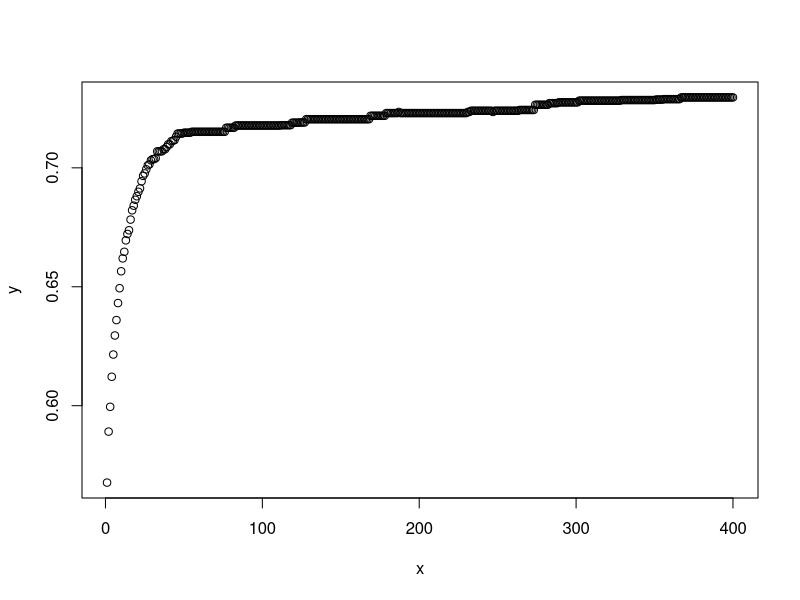
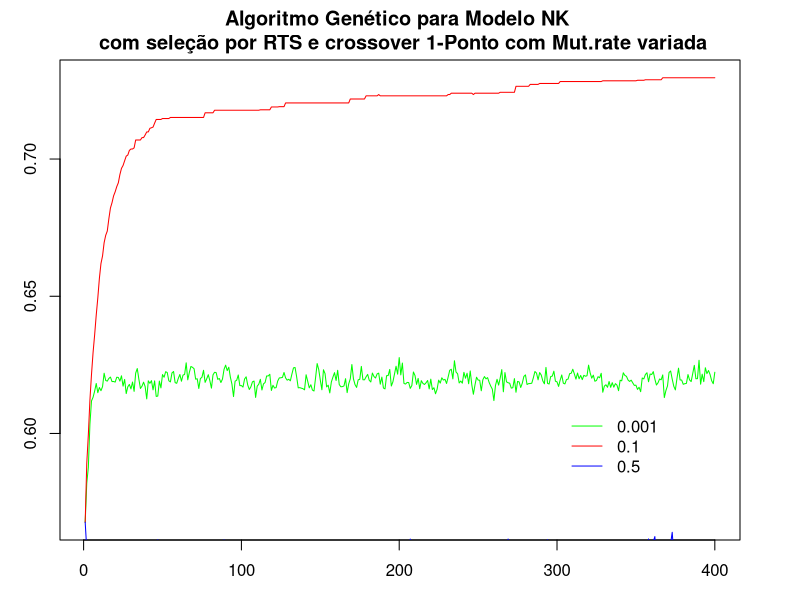

Reproduce these figures in R, in order.
y <-
  c(
    0.5676680493354798,
    0.5891028141975403,
    0.5995286345481873,
    0.6121585863828659,
    0.6215087634325027,
    0.6295150750875473,
    0.6359887462854386,
    0.6431410187482833,
    0.6493901759386063,
    0.6565109884738922,
    0.6619284248352051,
    0.664694647192955,
    0.6695019441843033,
    0.672193956375122,
    0.6737511938810349,
    0.6782331424951553,
    0.6821428561210632,
    0.68408467233181,
    0.6865698313713073,
    0.688057889342308,
    0.6899268895387649,
    0.6913336980342865,
    0.6943408423662185,
    0.6966029077768325,
    0.6976481705904007,
    0.6993688666820526,
    0.7010572654008865,
    0.7014371877908707,
    0.7031419676542282,
    0.7036369419097901,
    0.7036553364992142,
    0.7040537869930268,
    0.7069292932748794,
    0.7069292932748794,
    0.7069292932748794,
    0.7069292932748794,
    0.7078037589788437,
    0.7078037589788437,
    0.7087663686275483,
    0.7098771399259567,
    0.7098771399259567,
    0.7111829036474228,
    0.7113938117027283,
    0.7116365975141525,
    0.7130741626024246,
    0.7144131338596345,
    0.7144131338596345,
    0.7144131338596345,
    0.7144131338596345,
    0.7147586578130722,
    0.7147586578130722,
    0.7147586578130722,
    0.7147586578130722,
    0.7147586578130722,
    0.7151380378007889,
    0.7151380378007889,
    0.7151380378007889,
    0.7151380378007889,
    0.7151380378007889,
    0.7151380378007889,
    0.7151380378007889,
    0.7151380378007889,
    0.7151380378007889,
    0.7151380378007889,
    0.7151380378007889,
    0.7151380378007889,
    0.7151380378007889,
    0.7151380378007889,
    0.7151380378007889,
    0.7151380378007889,
    0.7151380378007889,
    0.7151380378007889,
    0.7151380378007889,
    0.7151380378007889,
    0.7151380378007889,
    0.7151380378007889,
    0.7168466591835022,
    0.7168466591835022,
    0.7168466591835022,
    0.7168466591835022,
    0.7168466591835022,
    0.7168466591835022,
    0.717780874967575,
    0.717780874967575,
    0.717780874967575,
    0.717780874967575,
    0.717780874967575,
    0.717780874967575,
    0.717780874967575,
    0.717780874967575,
    0.717780874967575,
    0.717780874967575,
    0.717780874967575,
    0.717780874967575,
    0.717780874967575,
    0.717780874967575,
    0.717780874967575,
    0.717780874967575,
    0.717780874967575,
    0.717780874967575,
    0.717780874967575,
    0.717780874967575,
    0.717780874967575,
    0.717780874967575,
    0.717780874967575,
    0.717780874967575,
    0.717780874967575,
    0.717780874967575,
    0.717780874967575,
    0.717780874967575,
    0.717780874967575,
    0.7179283291101456,
    0.7179283291101456,
    0.7179283291101456,
    0.7179283291101456,
    0.7179283291101456,
    0.7179283291101456,
    0.7179283291101456,
    0.7189695477485657,
    0.7189695477485657,
    0.7189695477485657,
    0.7189695477485657,
    0.7189695477485657,
    0.7190708500146866,
    0.7190708500146866,
    0.7190708500146866,
    0.7190708500146866,
    0.7204397618770599,
    0.7204397618770599,
    0.7204397618770599,
    0.7204397618770599,
    0.7204397618770599,
    0.7204397618770599,
    0.7204397618770599,
    0.7204397618770599,
    0.7204397618770599,
    0.7204397618770599,
    0.7204397618770599,
    0.7204397618770599,
    0.7204397618770599,
    0.7204397618770599,
    0.7204397618770599,
    0.7204397618770599,
    0.7204397618770599,
    0.7204397618770599,
    0.7204397618770599,
    0.7204397618770599,
    0.7204397618770599,
    0.7204397618770599,
    0.7204397618770599,
    0.7204397618770599,
    0.7204397618770599,
    0.7204397618770599,
    0.7204397618770599,
    0.7204397618770599,
    0.7204397618770599,
    0.7204397618770599,
    0.7204397618770599,
    0.7204397618770599,
    0.7204397618770599,
    0.7204397618770599,
    0.7204397618770599,
    0.7204397618770599,
    0.7204397618770599,
    0.7204397618770599,
    0.7204397618770599,
    0.7204397618770599,
    0.7204397618770599,
    0.7218759447336197,
    0.7218759447336197,
    0.7218759447336197,
    0.7218759447336197,
    0.7218759447336197,
    0.7218759447336197,
    0.7218759447336197,
    0.7218759447336197,
    0.7218759447336197,
    0.7218759447336197,
    0.7230191493034362,
    0.7230191493034362,
    0.7230191493034362,
    0.7230191493034362,
    0.7230191493034362,
    0.7230191493034362,
    0.7230191493034362,
    0.7230191493034362,
    0.7234906709194183,
    0.7230191493034362,
    0.7230191493034362,
    0.7230191493034362,
    0.7230191493034362,
    0.7230191493034362,
    0.7230191493034362,
    0.7230191493034362,
    0.7230191493034362,
    0.7230191493034362,
    0.7230191493034362,
    0.7230191493034362,
    0.7230191493034362,
    0.7230191493034362,
    0.7230191493034362,
    0.7230191493034362,
    0.7230191493034362,
    0.7230191493034362,
    0.7230191493034362,
    0.7230191493034362,
    0.7230191493034362,
    0.7230191493034362,
    0.7230191493034362,
    0.7230191493034362,
    0.7230191493034362,
    0.7230191493034362,
    0.7230191493034362,
    0.7230191493034362,
    0.7230191493034362,
    0.7230191493034362,
    0.7230191493034362,
    0.7230191493034362,
    0.7230191493034362,
    0.7230191493034362,
    0.7230191493034362,
    0.7230191493034362,
    0.7230191493034362,
    0.7230191493034362,
    0.7230191493034362,
    0.7230191493034362,
    0.7230191493034362,
    0.7230191493034362,
    0.7230191493034362,
    0.7230191493034362,
    0.7234906709194183,
    0.7234906709194183,
    0.72398024559021,
    0.72398024559021,
    0.72398024559021,
    0.72398024559021,
    0.72398024559021,
    0.72398024559021,
    0.72398024559021,
    0.72398024559021,
    0.72398024559021,
    0.72398024559021,
    0.72398024559021,
    0.72398024559021,
    0.72398024559021,
    0.72398024559021,
    0.7234906709194183,
    0.72398024559021,
    0.72398024559021,
    0.72398024559021,
    0.72398024559021,
    0.72398024559021,
    0.72398024559021,
    0.72398024559021,
    0.72398024559021,
    0.72398024559021,
    0.72398024559021,
    0.72398024559021,
    0.72398024559021,
    0.72398024559021,
    0.72398024559021,
    0.72398024559021,
    0.72398024559021,
    0.7243138086795807,
    0.7243138086795807,
    0.7243138086795807,
    0.7243138086795807,
    0.7243138086795807,
    0.7243138086795807,
    0.7243138086795807,
    0.7243138086795807,
    0.7243138086795807,
    0.7243138086795807,
    0.7264988100528718,
    0.7264988100528718,
    0.7264988100528718,
    0.7264988100528718,
    0.7264988100528718,
    0.7264988100528718,
    0.7264988100528718,
    0.7264988100528718,
    0.7264988100528718,
    0.7271909952163697,
    0.7271909952163697,
    0.7271909952163697,
    0.7271909952163697,
    0.7271909952163697,
    0.7271909952163697,
    0.7275290322303772,
    0.7275290322303772,
    0.7275290322303772,
    0.7275290322303772,
    0.7275290322303772,
    0.7275290322303772,
    0.7275290322303772,
    0.7275290322303772,
    0.7275290322303772,
    0.7275290322303772,
    0.7275290322303772,
    0.7275290322303772,
    0.7275290322303772,
    0.7282332879304886,
    0.7282332879304886,
    0.7282332879304886,
    0.7282332879304886,
    0.7282332879304886,
    0.7282332879304886,
    0.7282332879304886,
    0.7282332879304886,
    0.7282332879304886,
    0.7282332879304886,
    0.7282332879304886,
    0.7282332879304886,
    0.7282332879304886,
    0.7282332879304886,
    0.7282332879304886,
    0.7282332879304886,
    0.7282332879304886,
    0.7282332879304886,
    0.7282332879304886,
    0.7282332879304886,
    0.7282332879304886,
    0.7282332879304886,
    0.7282332879304886,
    0.7282332879304886,
    0.7282332879304886,
    0.7282332879304886,
    0.7282332879304886,
    0.7284938025474549,
    0.7284938025474549,
    0.7284938025474549,
    0.7284938025474549,
    0.7284938025474549,
    0.7284938025474549,
    0.7284938025474549,
    0.7284938025474549,
    0.7284938025474549,
    0.7284938025474549,
    0.7284938025474549,
    0.7284938025474549,
    0.7284938025474549,
    0.7284938025474549,
    0.7284938025474549,
    0.7284938025474549,
    0.7284938025474549,
    0.7284938025474549,
    0.7284938025474549,
    0.7284938025474549,
    0.7284938025474549,
    0.7284938025474549,
    0.728689450621605,
    0.728689450621605,
    0.728689450621605,
    0.728689450621605,
    0.728689450621605,
    0.7288783353567123,
    0.7288783353567123,
    0.7288783353567123,
    0.7288783353567123,
    0.7288783353567123,
    0.7288783353567123,
    0.7288783353567123,
    0.7288783353567123,
    0.7288783353567123,
    0.7288783353567123,
    0.7288783353567123,
    0.7296014904975892,
    0.7296014904975892,
    0.7296014904975892,
    0.7296014904975892,
    0.7296014904975892,
    0.7296014904975892,
    0.7296014904975892,
    0.7296014904975892,
    0.7296014904975892,
    0.7296014904975892,
    0.7296014904975892,
    0.7296014904975892,
    0.7296014904975892,
    0.7296014904975892,
    0.7296014904975892,
    0.7296014904975892,
    0.7296014904975892,
    0.7296014904975892,
    0.7296014904975892,
    0.7296014904975892,
    0.7296014904975892,
    0.7296014904975892,
    0.7296014904975892,
    0.7296014904975892,
    0.7296014904975892,
    0.7296014904975892,
    0.7296014904975892,
    0.7296014904975892,
    0.7296014904975892,
    0.7296014904975892,
    0.7296014904975892,
    0.7296014904975892,
    0.7296014904975892,
    0.7296014904975892
  )
y2 <-
  c(
    0.5676680493354798,
    0.5818697845935822,
    0.5876493495702744,
    0.6034215289354324,
    0.6118622845411301,
    0.6132039493322372,
    0.6154538744688034,
    0.6182200109958649,
    0.6148596245050431,
    0.6167560255527497,
    0.6155938893556595,
    0.6170609033107758,
    0.6219536978006363,
    0.6193181109428406,
    0.6190766966342927,
    0.6200587463378906,
    0.6205497938394546,
    0.6189209389686584,
    0.6189383095502854,
    0.6187267357110977,
    0.6205021435022354,
    0.620412922501564,
    0.6190772193670273,
    0.6210157489776611,
    0.6172463339567185,
    0.6196881252527237,
    0.6145323264598846,
    0.6169980722665787,
    0.6178773999214172,
    0.6162364625930786,
    0.6187552314996719,
    0.6153472989797593,
    0.6220126217603683,
    0.6236644142866135,
    0.6198595488071441,
    0.616399729847908,
    0.6172287714481354,
    0.6186951464414596,
    0.6170665872097015,
    0.6126049816608429,
    0.6191858625411988,
    0.6182669502496719,
    0.6192452865839004,
    0.6159014403820038,
    0.6191679906845092,
    0.6135092079639435,
    0.6136268627643585,
    0.6190887874364853,
    0.6166119933128357,
    0.6214607304334641,
    0.6204912501573563,
    0.6225131970643997,
    0.6222054225206375,
    0.6192138087749481,
    0.6187819546461105,
    0.6220702415704727,
    0.6225813633203506,
    0.6185188764333724,
    0.618278141617775,
    0.6200727039575576,
    0.6214990049600602,
    0.6190428006649017,
    0.6212807768583297,
    0.6215116381645203,
    0.6257368403673172,
    0.6195506316423416,
    0.6222397416830063,
    0.6244164949655533,
    0.6241096502542496,
    0.623593909740448,
    0.6197885304689408,
    0.6199437540769577,
    0.6164003843069077,
    0.6199934881925583,
    0.620486308336258,
    0.6230230641365051,
    0.6186179840564727,
    0.6199010074138641,
    0.6214227223396301,
    0.6192577719688416,
    0.6165203213691711,
    0.6213429820537567,
    0.6223081123828887,
    0.6221761268377304,
    0.6197229564189911,
    0.6200414657592773,
    0.61857366502285,
    0.6198168778419495,
    0.6233771914243698,
    0.6248975992202759,
    0.6229094690084458,
    0.6241373509168625,
    0.6205260610580444,
    0.6179609960317611,
    0.6134412062168121,
    0.6190841567516326,
    0.6193757992982865,
    0.6213138806819916,
    0.6174213325977326,
    0.6174568653106689,
    0.6169032508134842,
    0.6198407983779908,
    0.6206406992673874,
    0.6176610672473908,
    0.6160293060541153,
    0.6170276510715484,
    0.6188172167539596,
    0.6191034442186356,
    0.6131408143043519,
    0.6172298532724381,
    0.6179545205831528,
    0.6197394442558288,
    0.6158436930179596,
    0.6180818545818328,
    0.6185664594173431,
    0.620960413813591,
    0.6209591966867447,
    0.6215708041191101,
    0.6156757253408432,
    0.6175505244731903,
    0.6165705579519272,
    0.6167175859212876,
    0.6191037178039551,
    0.6202438569068909,
    0.6203006708621979,
    0.6204238307476043,
    0.6222217220067978,
    0.6202490389347076,
    0.6194278073310852,
    0.6197604632377625,
    0.6191865956783295,
    0.6216488063335419,
    0.6239155495166778,
    0.6240410315990448,
    0.6206592708826065,
    0.6166288125514984,
    0.6167068755626679,
    0.6164996480941772,
    0.616328907608986,
    0.615905585885048,
    0.621391127705574,
    0.6190550112724305,
    0.6166215527057648,
    0.6177624261379242,
    0.615823678970337,
    0.61547454059124,
    0.6203234738111496,
    0.625467895269394,
    0.6232846689224243,
    0.6194256019592285,
    0.6159290051460267,
    0.623223135471344,
    0.621801341176033,
    0.616981600522995,
    0.6175932091474533,
    0.6147802007198334,
    0.6187633401155472,
    0.6205404311418533,
    0.6221696674823761,
    0.6193005794286728,
    0.6230150848627091,
    0.6178286623954773,
    0.6170173162221908,
    0.6170771551132203,
    0.6173286664485932,
    0.6199681341648102,
    0.6148819947242736,
    0.6181000888347625,
    0.6199119317531586,
    0.6251179629564285,
    0.6198979717493057,
    0.6177968126535416,
    0.6167836213111877,
    0.6195640528202057,
    0.6197135865688324,
    0.6244370186328888,
    0.619583910703659,
    0.6195420932769775,
    0.6206379926204681,
    0.6215377122163772,
    0.6193943226337433,
    0.6187687414884567,
    0.6220167899131774,
    0.6207470506429672,
    0.62021311044693,
    0.621706463098526,
    0.621995924115181,
    0.6179621767997742,
    0.6205359554290771,
    0.616560623049736,
    0.6162502902746201,
    0.6210748076438903,
    0.6210991227626801,
    0.6233343487977981,
    0.6172958815097809,
    0.6188169431686401,
    0.6216470140218735,
    0.6245008158683777,
    0.6216096615791321,
    0.6276501280069351,
    0.6213437175750732,
    0.625661450624466,
    0.6182342964410782,
    0.618006626367569,
    0.6185898739099502,
    0.618572895526886,
    0.6164386081695556,
    0.6174760723114013,
    0.6224067622423172,
    0.6211178553104401,
    0.6178844702243805,
    0.620070578455925,
    0.6163076132535934,
    0.6192361122369766,
    0.6182603019475937,
    0.6178495055437088,
    0.6184704256057739,
    0.6193154484033585,
    0.6162364488840103,
    0.619792942404747,
    0.616006001830101,
    0.6166660177707672,
    0.6144724601507187,
    0.6161045932769775,
    0.6194315195083618,
    0.6183505785465241,
    0.6202820926904679,
    0.6194714057445526,
    0.6197153282165527,
    0.6182205307483674,
    0.6205445057153702,
    0.6230136907100677,
    0.6234070205688477,
    0.6198817831277847,
    0.6264948385953903,
    0.622399708032608,
    0.6217469435930252,
    0.6184032791852951,
    0.6191051828861237,
    0.6183428257703781,
    0.6222804051637649,
    0.6201355707645416,
    0.6219467180967331,
    0.6181247770786286,
    0.6227868592739105,
    0.6177349096536636,
    0.6142921245098114,
    0.6176396399736405,
    0.6205013167858123,
    0.6194724237918854,
    0.6193879264593124,
    0.6155631220340729,
    0.6195900428295136,
    0.6207331144809722,
    0.6198971730470657,
    0.6203536856174469,
    0.6185754585266113,
    0.6172578620910645,
    0.6161626297235488,
    0.6119900351762771,
    0.6175010323524475,
    0.6197441375255585,
    0.6176237177848816,
    0.6202287149429321,
    0.6232752484083176,
    0.615192214846611,
    0.6221913230419159,
    0.6188065648078919,
    0.6184870874881745,
    0.6183131659030914,
    0.6165318250656128,
    0.6166682887077332,
    0.6199888813495636,
    0.6150214767456055,
    0.6189610040187836,
    0.6187841510772705,
    0.6167575013637543,
    0.6183321928977966,
    0.6207939183712006,
    0.6213451796770095,
    0.6178490215539932,
    0.6181659710407257,
    0.6182079720497131,
    0.6183084613084793,
    0.6202925407886505,
    0.6225778913497925,
    0.6220082366466522,
    0.61954540848732,
    0.6221897274255752,
    0.6212948590517045,
    0.6191521871089936,
    0.6180986201763153,
    0.6240686964988709,
    0.6182503539323807,
    0.6180221349000931,
    0.6207480412721634,
    0.620896714925766,
    0.6226991665363312,
    0.6190353506803512,
    0.6188130569458008,
    0.6171506124734879,
    0.6194517105817795,
    0.6213244754076004,
    0.6183185982704162,
    0.6180579257011414,
    0.61965540766716,
    0.6198042804002761,
    0.6217936158180237,
    0.6219434386491776,
    0.6234109681844712,
    0.6216754806041718,
    0.6198038250207901,
    0.6220296102762223,
    0.6199312877655029,
    0.6211403679847717,
    0.6196291846036911,
    0.6211851507425308,
    0.6208685874938965,
    0.6210222089290619,
    0.6249032455682755,
    0.6220737171173095,
    0.6201533591747284,
    0.6212454414367676,
    0.619030659198761,
    0.619316092133522,
    0.6206951105594635,
    0.6202980625629425,
    0.6219353139400482,
    0.6150318819284439,
    0.6172652274370194,
    0.6177533084154129,
    0.6168352603912354,
    0.6189368999004364,
    0.6168140876293182,
    0.6185237330198288,
    0.6168823993206024,
    0.6181646478176117,
    0.6176113045215607,
    0.6155937987565995,
    0.6194053000211716,
    0.6191797620058059,
    0.622114726305008,
    0.621153797507286,
    0.6208322781324387,
    0.6194931834936142,
    0.6189607840776443,
    0.6194300866127014,
    0.618441486954689,
    0.617504112124443,
    0.6176136857271195,
    0.6160639894008636,
    0.6168368101119995,
    0.6152263820171356,
    0.6202110832929612,
    0.6198848956823348,
    0.6214885330200195,
    0.6221279960870743,
    0.6188517874479293,
    0.6216726648807526,
    0.6214856451749802,
    0.6225250083208084,
    0.6198234397172928,
    0.6176598221063614,
    0.6184488308429718,
    0.6198623985052109,
    0.6195666825771332,
    0.6213374871015549,
    0.6130854600667953,
    0.6156121850013733,
    0.6172995829582214,
    0.62222811460495,
    0.6227707850933075,
    0.6198168045282364,
    0.617210396528244,
    0.6158774203062057,
    0.6199845272302628,
    0.6237946254014969,
    0.6195026713609696,
    0.6194661283493041,
    0.6179245436191558,
    0.618142638206482,
    0.6182441449165345,
    0.6214680087566375,
    0.6195164775848389,
    0.6189098888635636,
    0.6218293571472168,
    0.6248175138235093,
    0.6199424749612809,
    0.619972630739212,
    0.6266693425178528,
    0.6179572421312333,
    0.6216060668230057,
    0.6188807463645936,
    0.6239483922719955,
    0.6218134272098541,
    0.6229513865709305,
    0.6214619696140289,
    0.619233928322792,
    0.6181279826164245,
    0.6223076206445693
  )
y3 <-
  c(
    0.5676680493354798,
    0.5577575653791428,
    0.5553295159339905,
    0.5539904177188874,
    0.554081414937973,
    0.5565822458267212,
    0.5593104845285416,
    0.5531391376256942,
    0.5591729336977005,
    0.5554825967550278,
    0.5574595910310746,
    0.5560909539461136,
    0.5572312116622925,
    0.5585920518636703,
    0.5593585354089737,
    0.556085074543953,
    0.5505253338813781,
    0.552153804898262,
    0.5531822788715363,
    0.5601734679937362,
    0.55596137881279,
    0.5568519431352615,
    0.552542908191681,
    0.554793867468834,
    0.5584002059698104,
    0.5595605832338333,
    0.5567941927909851,
    0.5558761256933212,
    0.5528713893890381,
    0.5593827605247498,
    0.5554301089048386,
    0.5578623002767563,
    0.5579478102922439,
    0.5550181114673615,
    0.554391964673996,
    0.5503858917951584,
    0.5505919682979584,
    0.5592902541160584,
    0.5567445516586303,
    0.5591892528533936,
    0.5562561213970184,
    0.5552528077363967,
    0.5551160222291946,
    0.5559194141626358,
    0.5560125517845154,
    0.5594913387298583,
    0.5612671709060669,
    0.5545495790243149,
    0.5574694591760635,
    0.5541353756189347,
    0.5533298224210739,
    0.5519321703910828,
    0.5579861623048782,
    0.5531472492218018,
    0.5563987249135971,
    0.556658678650856,
    0.5509411388635636,
    0.5553153109550476,
    0.5603896671533585,
    0.557195702791214,
    0.5586476975679397,
    0.5564816474914551,
    0.5536431896686554,
    0.5508303999900818,
    0.555962438583374,
    0.5555807673931121,
    0.5565690213441848,
    0.552968835234642,
    0.5547890222072601,
    0.5562532365322113,
    0.5589371705055237,
    0.5583341002464295,
    0.555890241265297,
    0.5576046949625015,
    0.552322838306427,
    0.5572972303628921,
    0.5522668588161469,
    0.5527488762140274,
    0.5568091839551925,
    0.5534857147932053,
    0.5584535312652588,
    0.5549041765928269,
    0.5535593885183334,
    0.5536941188573837,
    0.554012359380722,
    0.5522367268800735,
    0.5530718326568603,
    0.5583266735076904,
    0.5612209212779998,
    0.556921260356903,
    0.5524733352661133,
    0.5530392956733704,
    0.5550497835874557,
    0.5556073224544525,
    0.5588688915967941,
    0.5559199887514115,
    0.5558162176609039,
    0.5533276671171188,
    0.5551540821790695,
    0.5519568639993667,
    0.5537477356195449,
    0.5546695923805237,
    0.5562711799144745,
    0.5556859362125397,
    0.5589895153045654,
    0.558558670282364,
    0.5583211278915405,
    0.5563226979970932,
    0.554405946135521,
    0.558389738202095,
    0.5557217931747437,
    0.554392580986023,
    0.5591996043920517,
    0.5541439813375473,
    0.5514261615276337,
    0.5532444375753403,
    0.5520910823345184,
    0.5548782789707184,
    0.5554327189922332,
    0.5596514844894409,
    0.5604802548885346,
    0.5564998316764832,
    0.5561911100149155,
    0.5536174869537354,
    0.5510211831331253,
    0.554462519288063,
    0.556846387386322,
    0.5528335022926331,
    0.5601142710447311,
    0.5555195713043213,
    0.555554890036583,
    0.5521856099367142,
    0.5519732707738876,
    0.5562067931890488,
    0.5561168783903122,
    0.5592335194349289,
    0.5552692085504531,
    0.5548635393381118,
    0.55780688226223,
    0.5561806958913803,
    0.5535478609800338,
    0.5561704671382904,
    0.5545217972993851,
    0.5552370738983154,
    0.5563373649120331,
    0.5559389555454254,
    0.5592548006772995,
    0.5547029006481171,
    0.55703972697258,
    0.5570552468299865,
    0.5537022978067399,
    0.5586654818058014,
    0.5581634277105332,
    0.5533742338418961,
    0.5572509640455245,
    0.5543674635887146,
    0.5603163415193557,
    0.5603322833776474,
    0.5599289399385452,
    0.5572621387243271,
    0.5605683916807175,
    0.5572993415594101,
    0.5568845093250274,
    0.5550798487663269,
    0.5521964776515961,
    0.5553840821981431,
    0.5547809600830078,
    0.5517159086465836,
    0.5543587696552277,
    0.5525839072465897,
    0.5557068103551864,
    0.5556985354423523,
    0.5538853830099106,
    0.5566423338651657,
    0.5523981809616089,
    0.5584648084640503,
    0.5569177949428559,
    0.5578990697860717,
    0.5607806044816971,
    0.5555828911066055,
    0.5560184276103973,
    0.5566378539800644,
    0.5557639646530151,
    0.5585402148962021,
    0.5523519212007523,
    0.5599268513917923,
    0.5484526693820954,
    0.5558040589094162,
    0.5565774708986282,
    0.5527305841445923,
    0.5517912358045578,
    0.5553887259960174,
    0.5563970816135406,
    0.557870568037033,
    0.5592356866598129,
    0.5560738307237625,
    0.5549506688117981,
    0.5589115190505981,
    0.5590388000011444,
    0.5572983115911484,
    0.5603187537193298,
    0.5549992752075196,
    0.5547404575347901,
    0.5561931419372559,
    0.5549786508083343,
    0.5575045222043991,
    0.5615185338258744,
    0.549663804769516,
    0.5565620321035385,
    0.5538484418392181,
    0.5562241107225419,
    0.5568281280994415,
    0.5585845071077347,
    0.5576908385753632,
    0.5535840278863907,
    0.5588608407974243,
    0.5521187853813171,
    0.5550792926549911,
    0.5548639118671417,
    0.5521612793207169,
    0.5531402194499969,
    0.5597677797079086,
    0.5579528069496155,
    0.5605794739723206,
    0.5563555085659027,
    0.5586563658714294,
    0.5572839659452439,
    0.5570674222707749,
    0.5533718049526215,
    0.5570701187849045,
    0.5596043336391449,
    0.5546705257892609,
    0.5562704873085021,
    0.5566217058897018,
    0.5523001670837402,
    0.551314606666565,
    0.55481565117836,
    0.5515857511758804,
    0.5517103511095047,
    0.5557531863451004,
    0.5542076098918914,
    0.5552879393100738,
    0.5578978884220124,
    0.5545086592435837,
    0.5561812853813172,
    0.5569226747751236,
    0.5576613587141037,
    0.5595354497432709,
    0.5546931117773056,
    0.5607951593399048,
    0.5597416871786117,
    0.5554823184013367,
    0.5523429083824157,
    0.55061359167099,
    0.5567143559455872,
    0.5524949765205384,
    0.5546930533647537,
    0.5567090278863907,
    0.5583560186624527,
    0.5550948905944825,
    0.5597078078985214,
    0.5561889314651489,
    0.5571097820997238,
    0.556088028550148,
    0.5553713291883469,
    0.5551273006200791,
    0.5560424244403839,
    0.5566297030448913,
    0.5615379178524017,
    0.5581332921981812,
    0.5562026667594909,
    0.5542577290534973,
    0.5551751112937927,
    0.5534458523988723,
    0.5558917498588563,
    0.5556793934106827,
    0.5595107501745225,
    0.553169173002243,
    0.5548739105463028,
    0.5536375606060028,
    0.5539111113548278,
    0.555558568239212,
    0.5602827829122543,
    0.5554147607088089,
    0.5519442975521087,
    0.551630471944809,
    0.5563063782453537,
    0.5573054826259614,
    0.5577357226610183,
    0.5585599976778031,
    0.5566103291511536,
    0.5542138588428497,
    0.5571282601356506,
    0.5612798750400543,
    0.5537522518634796,
    0.5574166405200959,
    0.5566438812017441,
    0.5550436848402023,
    0.5535622882843018,
    0.5545372360944748,
    0.554971941113472,
    0.5562559521198273,
    0.5572822940349579,
    0.5539497232437134,
    0.5591915369033813,
    0.5564179229736328,
    0.5507030582427979,
    0.5557954728603363,
    0.5563103944063187,
    0.5526623648405075,
    0.5555626076459884,
    0.5577146166563034,
    0.5565735042095185,
    0.5532363867759704,
    0.5568682527542115,
    0.5526420575380325,
    0.5548407024145127,
    0.5545551580190659,
    0.560617812871933,
    0.5567146968841553,
    0.55513252556324,
    0.5575765693187713,
    0.5610307788848877,
    0.5586388558149338,
    0.5568309485912323,
    0.5555565398931503,
    0.5578968846797943,
    0.5587773245573043,
    0.5541552788019181,
    0.5542991507053375,
    0.5522473758459091,
    0.555776207447052,
    0.5555325466394424,
    0.5555928313732147,
    0.5561552298069,
    0.5571717113256455,
    0.5572996377944947,
    0.559653280377388,
    0.5546487486362457,
    0.5530015939474106,
    0.5583490711450577,
    0.5535879683494568,
    0.5570994704961777,
    0.5563443738222122,
    0.558926420211792,
    0.5577289515733719,
    0.5527909427881241,
    0.5552264553308487,
    0.5598920094966888,
    0.5571823346614838,
    0.5521378779411316,
    0.5504787367582321,
    0.5562504804134369,
    0.5527133178710938,
    0.5537774074077606,
    0.5584248298406601,
    0.5562128889560699,
    0.5615637248754501,
    0.5525334405899048,
    0.5589030402898788,
    0.5605760502815247,
    0.5624357920885086,
    0.5532661718130112,
    0.5553456526994706,
    0.5575840210914612,
    0.5591828519105911,
    0.5558125895261764,
    0.5552699846029282,
    0.553774556517601,
    0.5584901648759842,
    0.5572270774841308,
    0.5599543237686158,
    0.5640001744031906,
    0.5558579927682876,
    0.5587031298875809,
    0.5543217873573303,
    0.5564852726459503,
    0.555373113155365,
    0.5548674213886261,
    0.551619702577591,
    0.5595700472593308,
    0.555231221318245,
    0.5552908492088318,
    0.5520954424142838,
    0.5519506859779358,
    0.5559313172101974,
    0.5595573818683625,
    0.5513509970903396,
    0.5578473782539368,
    0.5552891790866852,
    0.551813833117485,
    0.5553492414951324,
    0.5533479678630829,
    0.5604117590188981,
    0.5550738912820816,
    0.560324804186821,
    0.5577219325304031,
    0.554917442202568,
    0.5541635441780091,
    0.5560949289798737
  )

x <- c(1:400)

pdf(file = "Documents/USP/CB/mutate.pdf")

par(pch = 25, col = "black") # plotting symbol and color
par(mar = rep(3, 4)) # all plots on one page
par("mar")

#heading = paste("Algoritmo Genético para Modelo NK \n com seleção por RTS e crossover 1-Ponte e Uniforme")
#heading = paste("GA for NK Model \n Uniform CX with RTS (green) and RWS (blue)")
#sub = paste("")

plot(
  x,
  y,
  type = "n",
  main = "Algoritmo Genético para Modelo NK \n com seleção por RTS e crossover 1-Ponto com Mut.rate variada",
  xlab = "Gerações",
  ylab = "Fitness Mediano"
)

lines(x, y2, type = "l", col = "green")
lines(x, y, type = "l", col = "red")
lines(x, y3, type="l", col="blue")

legend(
  300,
  0.61,
  c("0.001", "0.1", "0.5"),
  cex = 1.0,
  col = c("green", "red", "blue"),
  lty = 1,
  bty = "n"
)

dev.off()


plot(x, y)